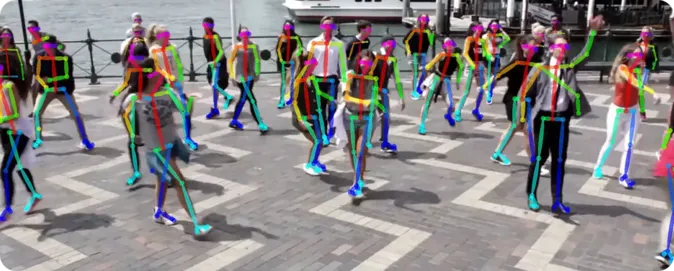
#> input picture slides/assets/img001.webp, 674 x 271 px
$ python main.py ../../slides/assets/img001.webp
#> lines starting #> are read from the running program, lines starting #| are printed output that depends on the picture
import numpy as np
from PIL import Image
import sys
from pathlib import Path


def split_rgb_channels(input_path: str) -> None:
    """入力画像をR, G, Bチャンネルに分離して保存する"""
#> called with input_path = '../../slides/assets/img001.webp'
    img = Image.open(input_path).convert("RGB")
    img_array = np.array(img)

    input_file = Path(input_path)
    stem = input_file.stem
    suffix = input_file.suffix
    output_dir = input_file.parent

    # R, G, Bチャンネルをそれぞれ抽出
    for i, color in enumerate(["R", "G", "B"]):
        channel_array = np.zeros_like(img_array)
        channel_array[:, :, i] = img_array[:, :, i]

        channel_img = Image.fromarray(channel_array)
        output_path = output_dir / f"{stem}_{color}{suffix}"
        channel_img.save(output_path)
        print(f"Saved: {output_path}")
#> this loop made 3 passes
#> pass 1, in split_rgb_channels, `channel_img = Image.fromarray(channel_array)`:
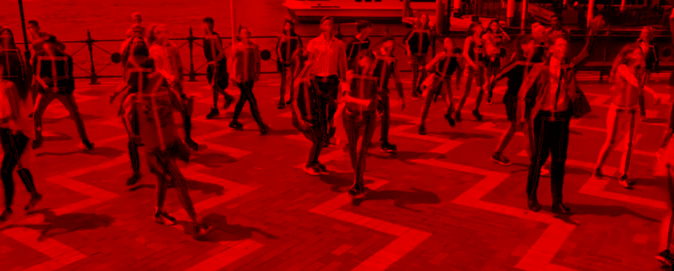
#> channel_img: PIL image 674x271 RGB; mean R, G, B 137.1, 0, 0
#> pass 2, in split_rgb_channels, `channel_img = Image.fromarray(channel_array)`:
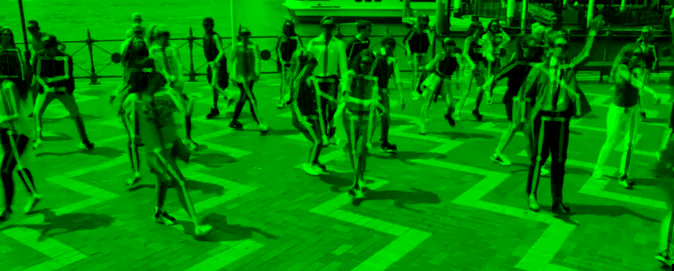
#> channel_img: PIL image 674x271 RGB; mean R, G, B 0, 132.9, 0
#> pass 3, in split_rgb_channels, `channel_img = Image.fromarray(channel_array)`:
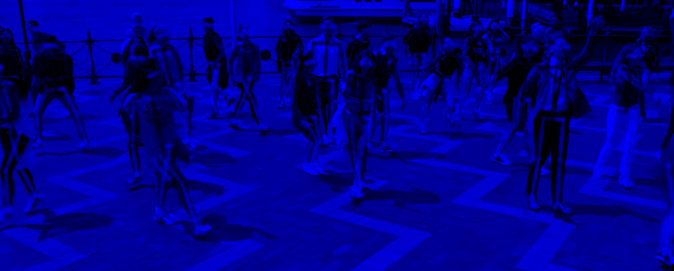
#> channel_img: PIL image 674x271 RGB; mean R, G, B 0, 0, 133.3


def main():
    if len(sys.argv) < 2:
        print("Usage: python main.py <image_path>")
        sys.exit(1)

    split_rgb_channels(sys.argv[1])


if __name__ == "__main__":
    main()

$ run again, on slides/assets/img005.webp
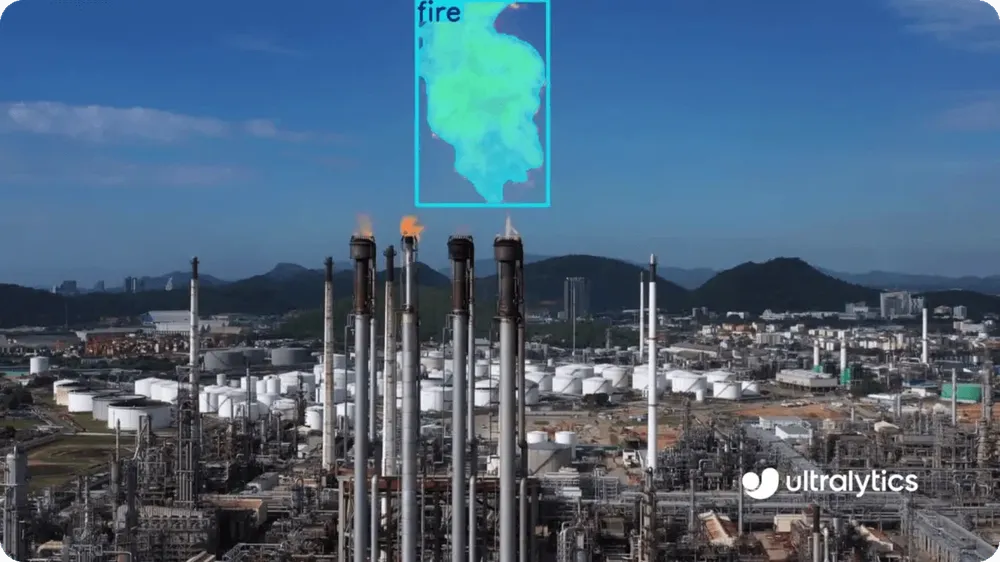
#> input picture slides/assets/img005.webp, 1000 x 562 px, shrunk from 1343 x 755 before the run
#> the loop in split_rgb_channels, `for i, color in enumerate(["R", "G", "B"]):` made 3 passes
#> pass 1, in split_rgb_channels, `channel_img = Image.fromarray(channel_array)`:
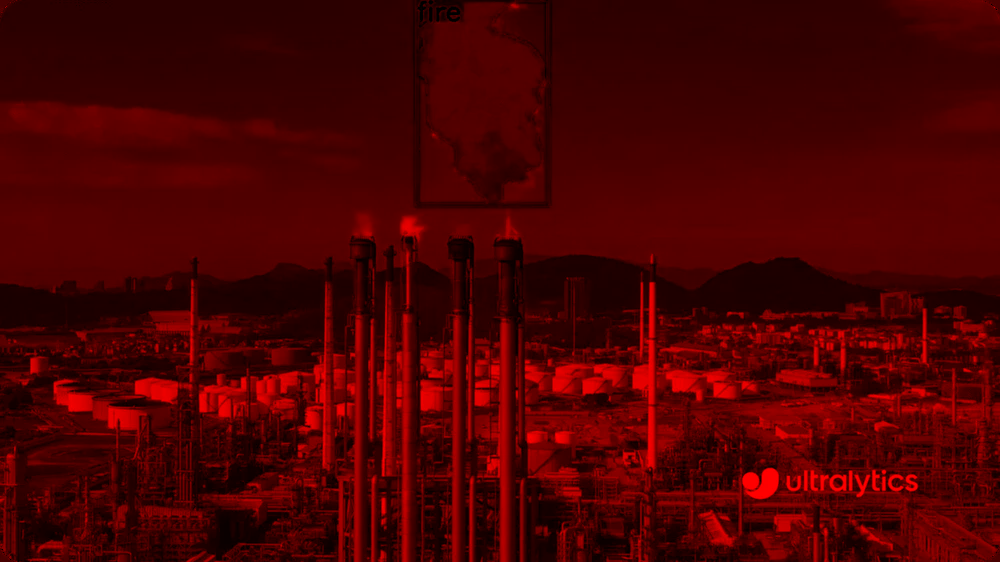
#> channel_img: PIL image 1000x562 RGB; mean R, G, B 75.4, 0, 0
#> pass 3, in split_rgb_channels, `channel_img = Image.fromarray(channel_array)`:
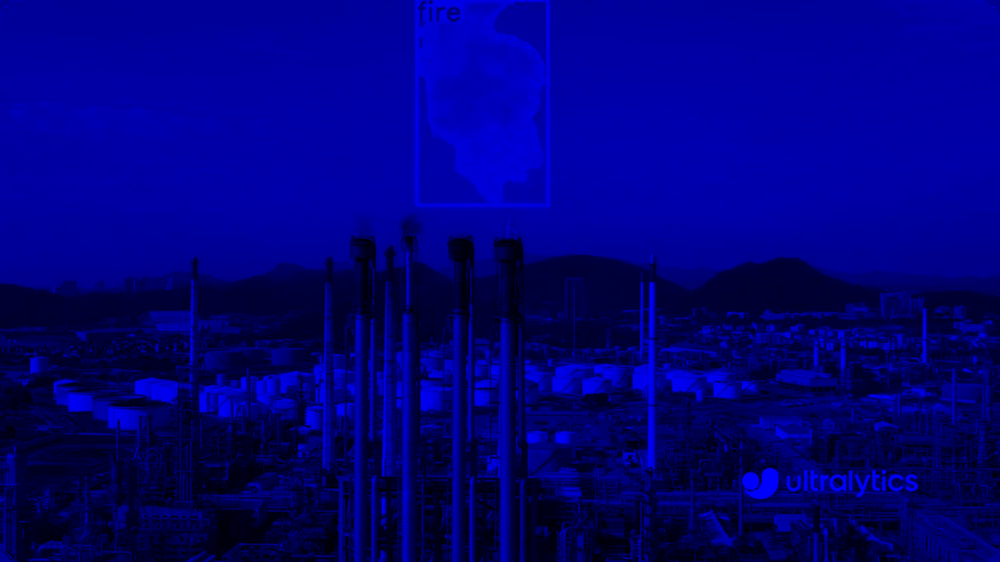
#> channel_img: PIL image 1000x562 RGB; mean R, G, B 0, 0, 123.3

$ run again, on slides/assets/img002.png
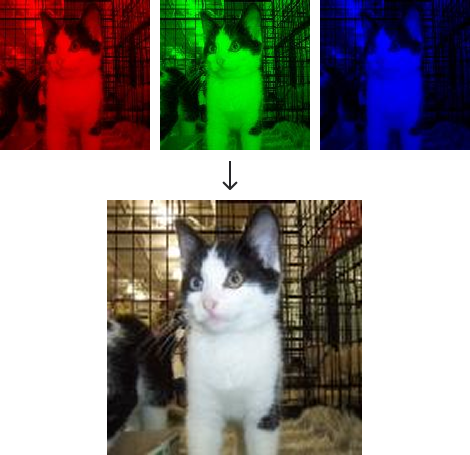
#> input picture slides/assets/img002.png, 470 x 455 px
#> in split_rgb_channels, `img = Image.open(input_path).convert("RGB")`:
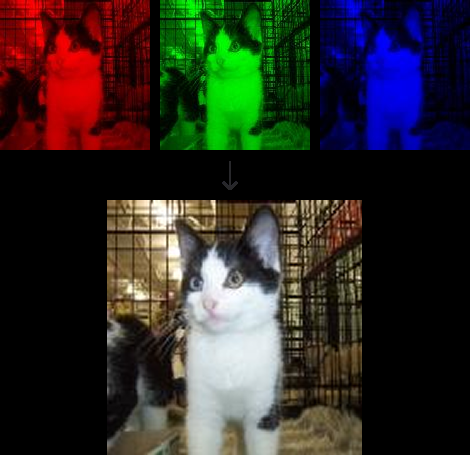
#> img: PIL image 470x455 RGB; mean R, G, B 46.4, 43.6, 38.5
#> the loop in split_rgb_channels, `for i, color in enumerate(["R", "G", "B"]):` made 3 passes
#> pass 3, in split_rgb_channels, `channel_img = Image.fromarray(channel_array)`:
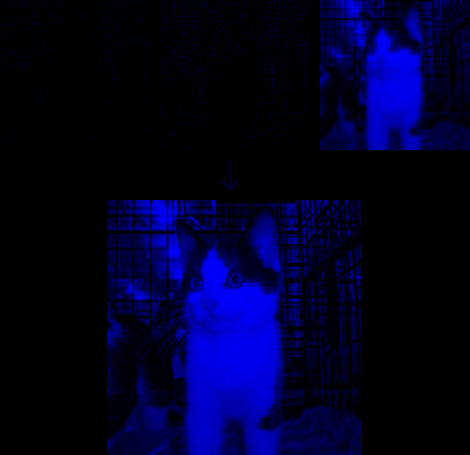
#> channel_img: PIL image 470x455 RGB; mean R, G, B 0, 0, 38.5

$ run again, on slides/assets/img003.png
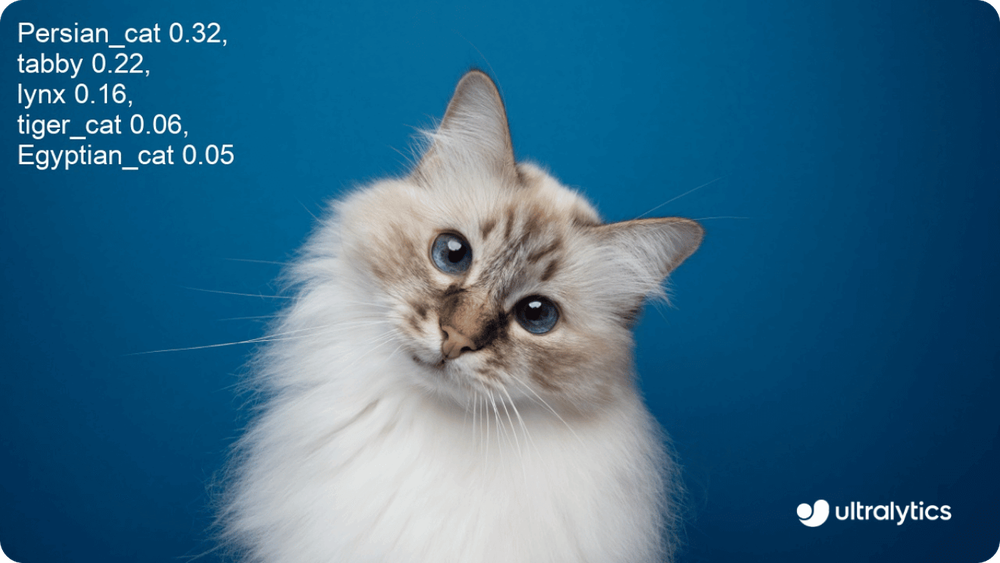
#> input picture slides/assets/img003.png, 1000 x 563 px, shrunk from 1365 x 768 before the run
#> the loop in split_rgb_channels, `for i, color in enumerate(["R", "G", "B"]):` made 3 passes
#> pass 1, in split_rgb_channels, `channel_img = Image.fromarray(channel_array)`:
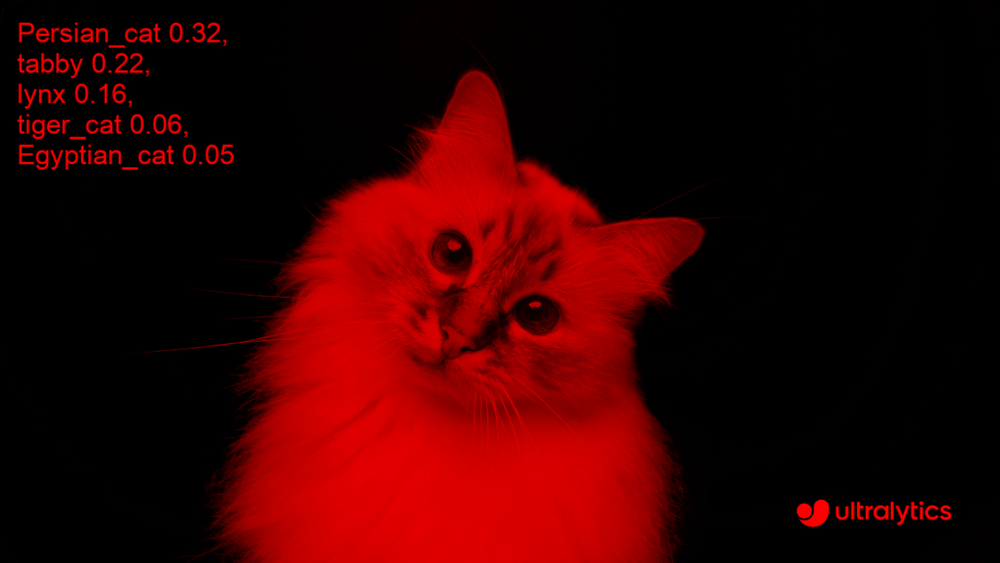
#> channel_img: PIL image 1000x563 RGB; mean R, G, B 52.1, 0, 0
#> pass 3, in split_rgb_channels, `channel_img = Image.fromarray(channel_array)`:
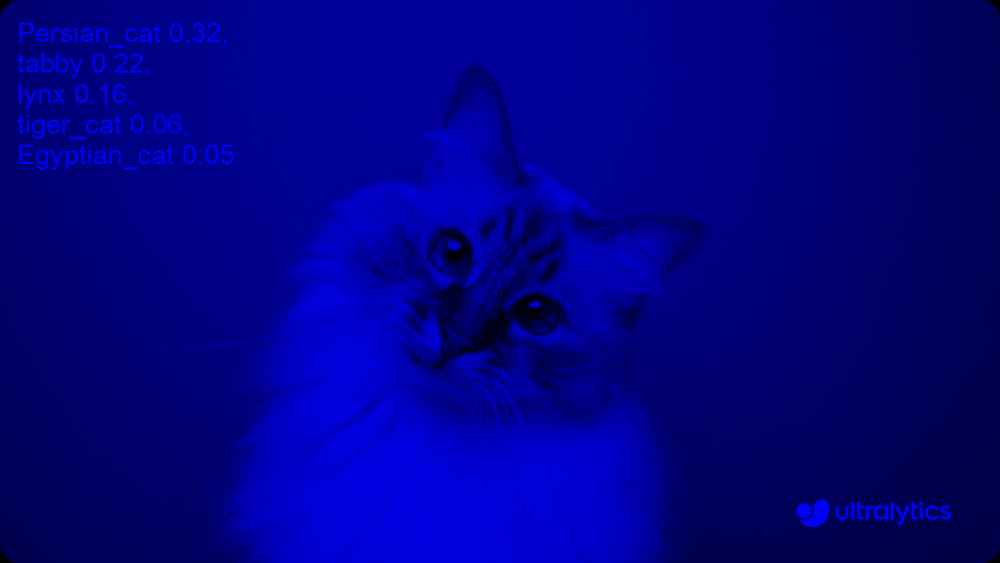
#> channel_img: PIL image 1000x563 RGB; mean R, G, B 0, 0, 133.5
